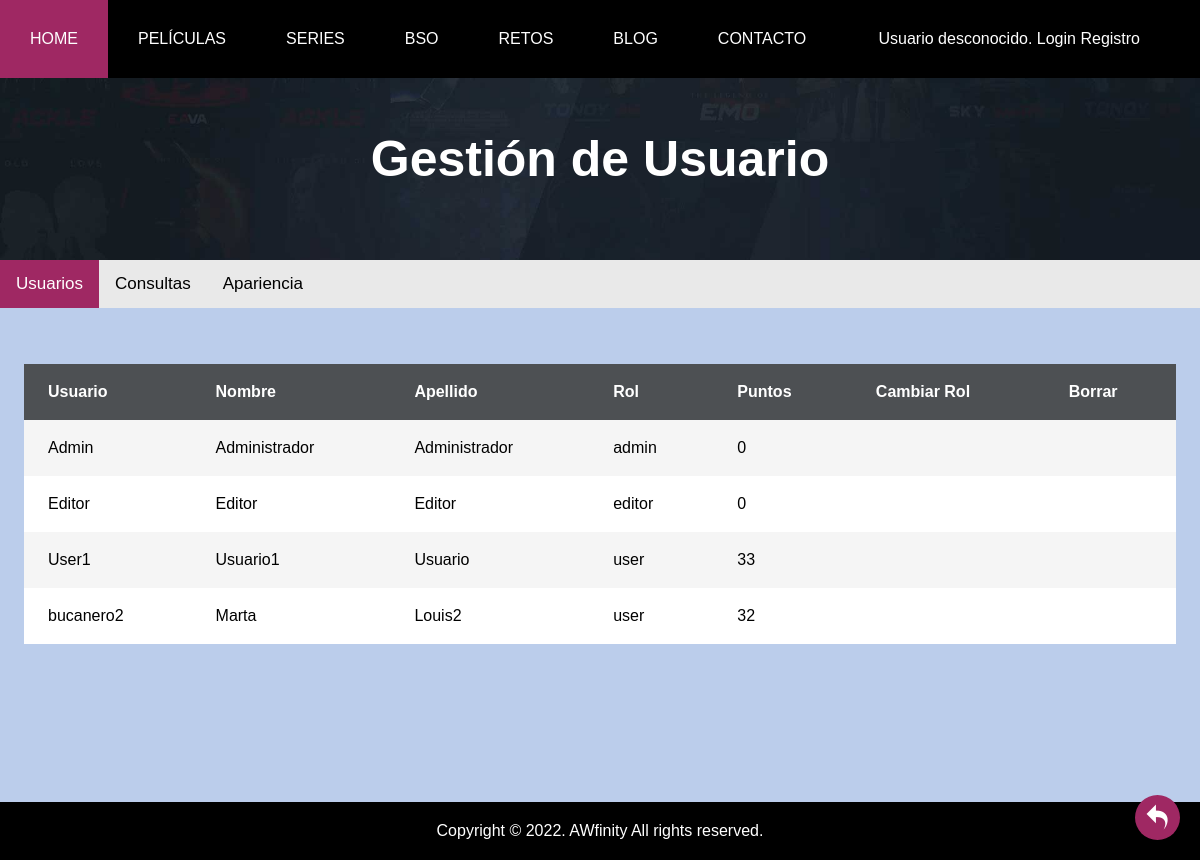
The page /vistaAdminGestionUser.php on the database as committed earlier.
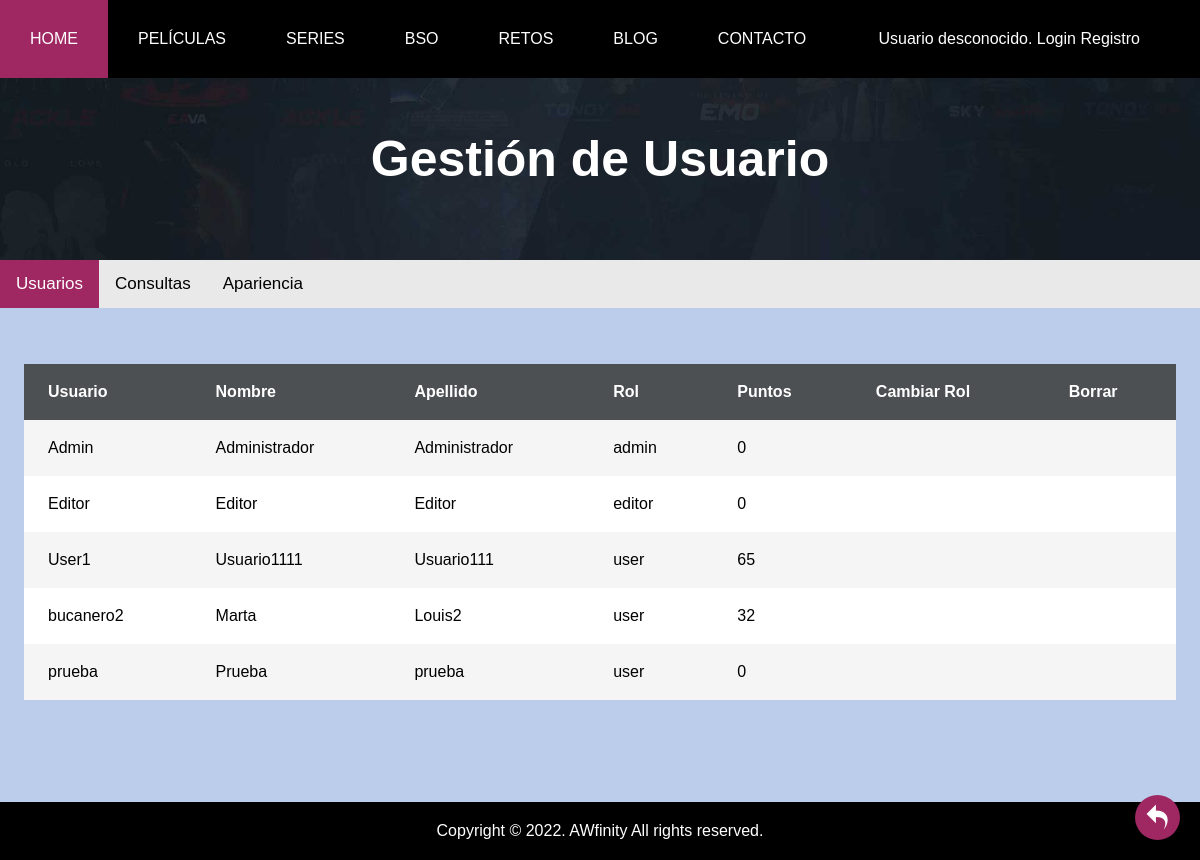
The same page on the database as committed later.
### tables this page shows
CREATE TABLE `usuarios` (
  `id_user` int(10) NOT NULL,
  `nombreUsuario` varchar(20) NOT NULL,
  `nombre` varchar(20) NOT NULL,
  `apellido` varchar(20) NOT NULL,
  `password` varchar(255) NOT NULL,
  `rol_user` enum('admin','editor','user','') NOT NULL,
  `puntos` int(10) NOT NULL
);

### includes/Usuario.php (called while the page is built, shortened)
<?php
class Usuario
{
    private $nombreUsuario;
    private $nombre;
    private $apellido;
    private $rol_user;
    private $puntos;
    private function __construct($nombreUsuario, $nombre, $apellido, $password, $rol_user,$puntos, $id = NULL) {
        $this->nombreUsuario = $nombreUsuario;
        $this->nombre = $nombre;
        $this->apellido = $apellido;
        $this->rol_user = $rol_user;
        $this->puntos=$puntos;
    }
    public function getNombreUsuario() {
        return $this->nombreUsuario;
    }
    public function getRol() {
        return $this->rol_user;
    }
    public function getNombre(){
        return $this->nombre;
    }
    public function getPuntos(){
        return $this->puntos;
    }
    public function getApellido(){
        return $this->apellido;
    }
    public static function pagina($numPagina,$numPorPagina){
    $sql = "SELECT * FROM usuarios U";
    if ($numPorPagina > 0) {
        $sql .= " LIMIT $numPorPagina";
    }
    $conn = Aplicacion::getInstance()->getConexionBd();
    $consulta = $conn->query($sql);
    $arrayUsuarios = array();
    if($consulta->num_rows > 0){
        while ($fila = mysqli_fetch_assoc($consulta)) {
            $arrayUsuarios[]= new Usuario($fila['nombreUsuario'], $fila['nombre'], $fila['apellido'], $fila['password'], $fila['rol_user'],$fila['puntos'],  $fila['id_user']);
        }
    }
    return $arrayUsuarios;
    }
}
?>

### vistaAdminGestionUser.php (the view, shortened to what this page needs)
<?php
$contenidoPrincipal = '';
$numPorPagina = 6;
if(isset($_GET['numPagina'])){
  $user = Usuario::getNumUsuarios();
  $numPagina = $_GET['numPagina'];
  if($user > $numPorPagina * ($numPagina +1)){
      $numPagina++;
      $ruta= "vistaAdminGestionUser.php?numPagina=".$numPagina;
      $enlaceSiguiente = "<div class='butonGeneral'><a href=\"$ruta\"> > </a></div>";
      $numPagina--;
  }
  if($numPagina >0){
      $numPagina--;
      $ruta= "vistaAdminGestionUser.php?numPagina=".$numPagina;
      $enlaceAnterior = "<div class='butonGeneral'><a href=\"$ruta\"> < </a></div>";
      $numPagina++;
  }
}
else{
  $numPagina = 0;
}
$contenidoPrincipal .= <<<EOS
                              <div class="encabezado encabezado-bg">
                              <div class="tituloIndex">
                                  <h1>Gestión de Usuario</h1>
                              </div>
                              </div>
                                <div class="menublog">
                                <a class="active" href="./vistaAdminGestionUser.php">Usuarios</a>
                                <a  href="./vistaAdminGestionConsulta.php">Consultas</a>
                                <a  href="./vistaAdminApariencia.php">Apariencia</a>
                                </div>
                                <div class="contened">
                                <div class="wrapper">
                                <table>
                                    <thead>
                                        <tr>
                                            <th>Usuario</th>
                                            <th>Nombre</th>
                                            <th>Apellido</th>
                                            <th>Rol</th>
                                            <th>Puntos</th>
                                            <th>Cambiar Rol</th>
                                            <th>Borrar</th>
                                        </tr>
                                    </thead>
                                    <tbody>
EOS;
$usuarios= Usuario::pagina($numPagina,$numPorPagina);
        $cont=0;
        foreach($usuarios as $us){
                $contenidoPrincipal .=<<<EOS
                <tr>
                <td class="usuario">{$us->getNombreUsuario()}</td>
                <td class="nombre">{$us->getNombre()}</td>
                <td class="apellido">{$us->getApellido()}</td>
                <td class="rol">{$us->getRol()}</td>
                <td class="puntos">{$us->getPuntos()}</td>
                <td class="cambiar">
                EOS;
                $formU[$cont]= new FormEditorElimUsuario($us);
                $htmlFormEditorElimUsuario[$cont]= $formU[$cont]->gestiona();
                $contenidoPrincipal .=<<<EOS
                </td>
                <td class="borrar">
                {$htmlFormEditorElimUsuario[$cont]}
                </td>
                </tr>
                EOS;
                $cont++;
        }
$contenidoPrincipal.=<<<EOS
</tbody>
		</table>
		</div>
		</div>
EOS;
require __DIR__. '/includes/vistas/plantillas/plantilla.php';
?>

Rows that differ between the two databases and show on the page:
changed usuarios "User1": nombre "Usuario1" → "Usuario1111"; apellido "Usuario" → "Usuario111"; puntos "33" → "65"
added usuarios: nombreUsuario "prueba", nombre "Prueba", apellido "prueba", rol_user "user", puntos "0"
